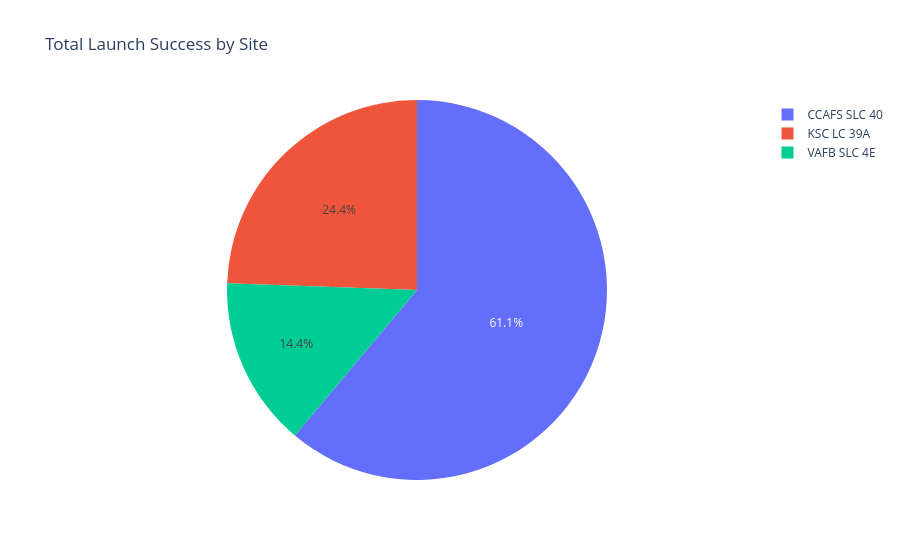

The cell this chart's notebook holds for it:
### Code cell
import plotly.express as px

# Using the exact column names from your error message list:
# 'LaunchSite' for sites, or 'Class' for success/failure distribution
fig = px.pie(
    df, 
    names='LaunchSite', 
    title='Total Launch Success by Site'
)
fig.show()

### Figure 1 — Plotly figure (JSON) as saved in the notebook; plotly's stock layout.template omitted (floating-point values rounded to 4 significant figures)
{"data": [{"domain": {"x": [0, 1], "y": [0, 1]}, "hovertemplate": "LaunchSite=%{label}<extra></extra>", "labels": ["CCAFS SLC 40", "CCAFS SLC 40", "CCAFS SLC 40", "VAFB SLC 4E", "CCAFS SLC 40", "CCAFS SLC 40", "CCAFS SLC 40", "CCAFS SLC 40", "CCAFS SLC 40", "CCAFS SLC 40", "CCAFS SLC 40", "CCAFS SLC 40", "CCAFS SLC 40", "CCAFS SLC 40", "CCAFS SLC 40", "CCAFS SLC 40", "CCAFS SLC 40", "VAFB SLC 4E", "CCAFS SLC 40", "CCAFS SLC 40", "CCAFS SLC 40", "CCAFS SLC 40", "CCAFS SLC 40", "CCAFS SLC 40", "CCAFS SLC 40", "VAFB SLC 4E", "KSC LC 39A", "KSC LC 39A", "KSC LC 39A", "KSC LC 39A", "KSC LC 39A", "KSC LC 39A", "KSC LC 39A", "VAFB SLC 4E", "KSC LC 39A", "KSC LC 39A", "VAFB SLC 4E", "KSC LC 39A", "VAFB SLC 4E", "KSC LC 39A", "KSC LC 39A", "CCAFS SLC 40", "VAFB SLC 4E", "CCAFS SLC 40", "CCAFS SLC 40", "CCAFS SLC 40", "VAFB SLC 4E", "CCAFS SLC 40", "CCAFS SLC 40", "KSC LC 39A", "CCAFS SLC 40", "CCAFS SLC 40", "CCAFS SLC 40", "VAFB SLC 4E", "CCAFS SLC 40", "CCAFS SLC 40", "VAFB SLC 4E", "KSC LC 39A", "VAFB SLC 4E", "CCAFS SLC 40", "CCAFS SLC 40", "VAFB SLC 4E", "KSC LC 39A", "CCAFS SLC 40", "CCAFS SLC 40", "VAFB SLC 4E", "CCAFS SLC 40", "CCAFS SLC 40", "CCAFS SLC 40", "CCAFS SLC 40", "CCAFS SLC 40", "CCAFS SLC 40", "KSC LC 39A", "CCAFS SLC 40", "CCAFS SLC 40", "CCAFS SLC 40", "KSC LC 39A", "KSC LC 39A", "KSC LC 39A", "CCAFS SLC 40", "CCAFS SLC 40", "CCAFS SLC 40", "CCAFS SLC 40", "CCAFS SLC 40", "CCAFS SLC 40", "KSC LC 39A", "KSC LC 39A", "KSC LC 39A", "CCAFS SLC 40", "CCAFS SLC 40"], "legendgroup": "", "name": "", "showlegend": true, "type": "pie"}], "layout": {"legend": {"tracegroupgap": 0}, "title": {"text": "Total Launch Success by Site"}}}
